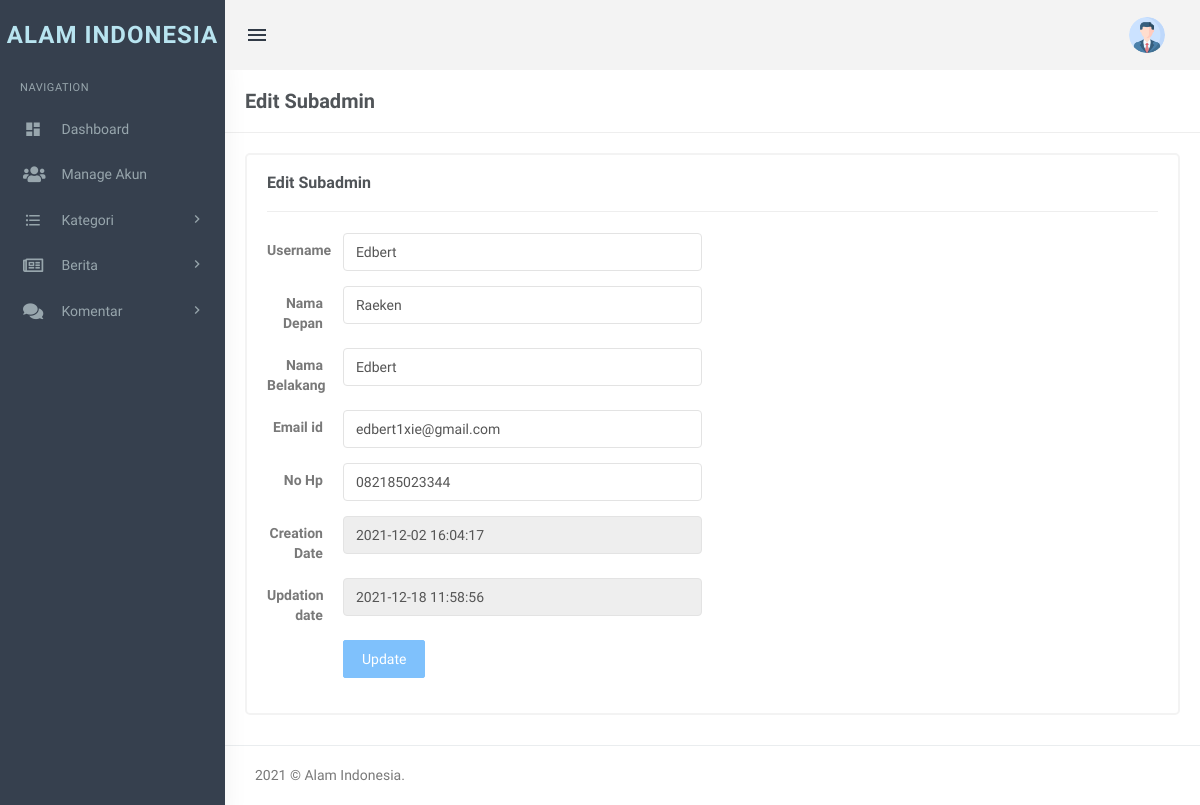
Page /admin/admin/editakun.php?said=7 (signed in) on the committed database.
### tables this page shows
CREATE TABLE `akun` (
  `id` int(11) NOT NULL,
  `nama_depan` varchar(50) NOT NULL,
  `nama_belakang` varchar(50) NOT NULL,
  `username` varchar(255) DEFAULT NULL,
  `password` varchar(255) DEFAULT NULL,
  `email` varchar(255) DEFAULT NULL,
  `no_hp` varchar(15) NOT NULL,
  `userType` int(11) DEFAULT NULL,
  `code` int(10) NOT NULL,
  `status` varchar(20) NOT NULL,
  `CreationDate` timestamp NOT NULL DEFAULT current_timestamp(),
  `UpdationDate` timestamp NULL DEFAULT NULL ON UPDATE current_timestamp()
);

### admin/admin/editakun.php (the view, shortened to what this page needs)
<?php
include('../../includes/koneksi.php');
if (strlen($_SESSION['username']) == 0) {
    header('location:../../login/login.php');
} elseif ($_SESSION['userType'] == 0) {
    header('location:../../user.php');
} else {
?>
    <!DOCTYPE html>
    <html lang="en">
    <head>
        <link href="assets/css/bootstrap.min.css" rel="stylesheet" type="text/css" />
        <link href="assets/css/core.css" rel="stylesheet" type="text/css" />
        <link href="assets/css/components.css" rel="stylesheet" type="text/css" />
        <link href="assets/css/icons.css" rel="stylesheet" type="text/css" />
        <link href="assets/css/pages.css" rel="stylesheet" type="text/css" />
        <link href="assets/css/menu.css" rel="stylesheet" type="text/css" />
        <link href="assets/css/responsive.css" rel="stylesheet" type="text/css" />
        <link href="../vendor/fontawesome-free/css/all.min.css" rel="stylesheet" type="text/css">
        <link rel="stylesheet" href="../plugins/switchery/switchery.min.css">
        <link rel="stylesheet" href="../../assets/css/error.css">
    </head>
    <body class="fixed-left">
        <div id="wrapper">
            <?php include('includes/topheader.php'); ?>
            <?php include('includes/leftsidebar.php'); ?>
            <div class="content-page">
                <div class="content">
                    <div class="container">
                        <div class="row">
                            <div class="col-xs-12">
                                <div class="page-title-box">
                                    <h4 class="page-title">Edit Subadmin</h4>
                                    <div class="clearfix"></div>
                                </div>
                            </div>
                        </div>
                        <div class="row">
                            <div class="col-sm-12">
                                <div class="card-box">
                                    <h4 class="m-t-0 header-title"><b>Edit Subadmin </b></h4>
                                    <hr />
                                    <div class="row">
                                        <div class="col-sm-6">
                                        </div>
                                    </div>
                                    <?php
                                    $aid = intval($_GET['said']);
                                    $query = mysqli_query($con, "Select * from  akun where id='$aid'");
                                    while ($row = mysqli_fetch_array($query)) {
                                    ?>
                                        <div class="row">
                                            <div class="col-md-6">
                                                <form class="form-horizontal needs-validation" name="suadmin" method="post" id="editakun" novalidate>
                                                    <div class="form-group">
                                                        <label class="col-md-2 control-label form-label" for="username">Username</label>
                                                        <div class="col-md-10">
                                                            <input type="text" id="username" class="form-control" value="<?php echo htmlentities($row['username']); ?>" name="username" required>
                                                        </div>
                                                    </div>
                                                    <div class="form-group">
                                                        <label class="col-md-2 control-label">Nama Depan</label>
                                                        <div class="col-md-10">
                                                            <input type="text" id="namad" class="form-control" value="<?php echo htmlentities($row['nama_depan']); ?>" name="namadepan" required>
                                                        </div>
                                                    </div>
                                                    <div class="form-group">
                                                        <label class="col-md-2 control-label">Nama Belakang</label>
                                                        <div class="col-md-10">
                                                            <input type="text" id="namab" class="form-control" value="<?php echo htmlentities($row['nama_belakang']); ?>" name="namabelakang" required>
                                                        </div>
                                                    </div>
                                                    <div class="form-group">
                                                        <label class="col-md-2 control-label">Email id</label>
                                                        <div class="col-md-10">
                                                            <input type="email" id="email" class="form-control" value="<?php echo htmlentities($row['email']); ?>" name="emailid" required>
                                                        </div>
                                                    </div>
                                                    <div class="form-group">
                                                        <label class="col-md-2 control-label">No Hp</label>
                                                        <div class="col-md-10">
                                                            <input type="text" id="nohp" class="form-control" value="<?php echo htmlentities($row['no_hp']); ?>" name="nohp" required>
                                                        </div>
                                                    </div>
                                                    <div class="form-group">
                                                        <label class="col-md-2 control-label">Creation Date</label>
                                                        <div class="col-md-10">
                                                            <input type="text" id="cdate" class="form-control" value="<?php echo htmlentities($row['CreationDate']); ?>" name="cdate" required readonly>
                                                        </div>
                                                    </div>
                                                    <div class="form-group">
                                                        <label class="col-md-2 control-label">Updation date</label>
                                                        <div class="col-md-10">
                                                            <input type="text" id="udate" class="form-control" value="<?php echo htmlentities($row['UpdationDate']); ?>" name="udate" readonly>
                                                        </div>
                                                    </div>
                                                <?php } ?>
                                                <div class="form-group">
                                                    <label class="col-md-2 control-label">&nbsp;</label>
                                                    <div class="col-md-10">
                                                        <button type="submit" class="btn btn-custom waves-effect waves-light btn-md" name="submit">
                                                            Update
                                                        </button>
                                                    </div>
                                                </div>
                                                </form>
                                            </div>
                                        </div>
                                </div>
                            </div>
                        </div>
                    </div>
                </div>
                <?php include('includes/footer.php'); ?>
            </div>
        </div>
    </body>
    </html>
<?php } ?>

### admin/admin/assets/css/core.css (style rules this page uses)
body { font-family: 'Varela Round', sans-serif; margin: 0; padding-bottom: 60px; overflow-x: hidden; color: #797979; }
html { position: relative; min-height: 100%; }
.h1, .h2, .h3, .h4, .h5, .h6, h1, h2, h3, h4, h5, h6 { color: #505458; font-family: 'Hind Madurai', sans-serif; margin: 10px 0; }
* { outline: none !important; }
b, strong { font-weight: 600; font-family: 'Hind Madurai', sans-serif; }
.container { width: auto; }
#wrapper { height: 100%; overflow: hidden; width: 100%; }
.m-t-0 { margin-top: 0 !important; }
.card-box { padding: 20px; border: 2px solid #f3f3f3; -webkit-border-radius: 5px; border-radius: 5px; -moz-border-radius: 5px; background-clip: padding-box; margin-bottom: 20px; background-color: #ffffff; }
.row { margin-right: -10px; margin-left: -10px; }
.col-lg-1, .col-lg-10, .col-lg-11, .col-lg-12, .col-lg-2, .col-lg-3, .col-lg-4, .col-lg-5, .col-lg-6, .col-lg-7, .col-lg-8, .col-lg-9, .col-md-1, .col-md-10, .col-md-11, .col-md-12, .col-md-2, .col-md-3, .col-md-4, .col-md-5, .col-md-6, .col-md-7, .col-md-8, .col-md-9, .col-sm-1, .col-sm-10, .col-sm-11, .col-sm-12, .col-sm-2, .col-sm-3, .col-sm-4, .col-sm-5, .col-sm-6, .col-sm-7, .col-sm-8, .col-sm-9, .col-xs-1, .col-xs-10, .col-xs-11, .col-xs-12, .col-xs-2, .col-xs-3, .col-xs-4, .col-xs-5, .col-xs-6, .col-xs-7, .col-xs-8, .col-xs-9 { padding-left: 10px; padding-right: 10px; }
.waves-effect { position: relative; cursor: pointer; display: inline-block; overflow: hidden; -webkit-user-select: none; -moz-user-select: none; -ms-user-select: none; user-select: none; -webkit-tap-highlight-color: transparent; vertical-align: middle; z-index: 1; will-change: opacity, transform; -webkit-transition: all 0.3s ease-out; -moz-transition: all 0.3s ease-out; -o-transition: all 0.3s ease-out; -ms-transition: all 0.3s ease-out; transition: all 0.3s ease-out; }

### admin/admin/assets/css/menu.css (style rules this page uses)
.content-page { margin-left: 225px; overflow: hidden; }
.content-page .content { padding: 0 5px 10px 5px; margin-top: 70px; }
.page-title { font-size: 20px; margin-bottom: 0; margin-top: 0; font-weight: 600; }
.header-title { font-size: 16px; line-height: 16px; margin-bottom: 8px; font-weight: 600; }
.page-title-box { padding: 20px; border-bottom: 1px solid #eee; margin: 0 -20px 20px -20px; }
.page-title-box .page-title { margin-bottom: 0; float: left; }

### rows in the picture
akun: username "Edbert", namadepan "Raeken", namabelakang "Edbert", emailid "edbert1xie@gmail.com", nohp "082185023344", cdate "2021-12-02 16:04:17", udate "2021-12-18 11:58:56"
